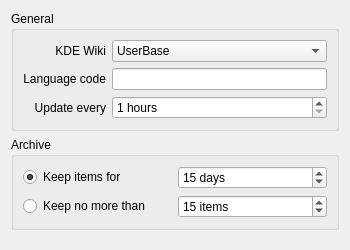
<?xml version="1.0" encoding="UTF-8"?>
<ui version="4.0">
 <class>menuConfig</class>
 <widget class="QWidget" name="menuConfig">
  <property name="geometry">
   <rect>
    <x>0</x>
    <y>0</y>
    <width>350</width>
    <height>250</height>
   </rect>
  </property>
  <layout class="QVBoxLayout" name="verticalLayout">
   <item>
    <widget class="QGroupBox" name="groupBox">
     <property name="title">
      <string>General</string>
     </property>
     <layout class="QGridLayout" name="gridLayout_2">
      <item row="0" column="0">
       <widget class="QLabel" name="label_2">
        <property name="text">
         <string>KDE Wiki</string>
        </property>
        <property name="alignment">
         <set>Qt::AlignRight|Qt::AlignTrailing|Qt::AlignVCenter</set>
        </property>
       </widget>
      </item>
      <item row="0" column="1">
       <widget class="QComboBox" name="kcfg_wiki">
        <item>
         <property name="text">
          <string>UserBase</string>
         </property>
        </item>
        <item>
         <property name="text">
          <string>TechBase</string>
         </property>
        </item>
       </widget>
      </item>
      <item row="1" column="0">
       <widget class="QLabel" name="label_3">
        <property name="text">
         <string>Language code</string>
        </property>
        <property name="alignment">
         <set>Qt::AlignRight|Qt::AlignTrailing|Qt::AlignVCenter</set>
        </property>
       </widget>
      </item>
      <item row="1" column="1">
       <widget class="QLineEdit" name="kcfg_language">
        <property name="text">
         <string/>
        </property>
       </widget>
      </item>
      <item row="2" column="0">
       <widget class="QLabel" name="label">
        <property name="text">
         <string>Update every</string>
        </property>
        <property name="alignment">
         <set>Qt::AlignRight|Qt::AlignTrailing|Qt::AlignVCenter</set>
        </property>
       </widget>
      </item>
      <item row="2" column="1">
       <widget class="QSpinBox" name="kcfg_updateInterval">
        <property name="suffix">
         <string> hours</string>
        </property>
        <property name="minimum">
         <number>1</number>
        </property>
        <property name="maximum">
         <number>24</number>
        </property>
       </widget>
      </item>
     </layout>
    </widget>
   </item>
   <item>
    <widget class="QGroupBox" name="groupBox_2">
     <property name="title">
      <string>Archive</string>
     </property>
     <layout class="QGridLayout" name="gridLayout">
      <item row="0" column="0">
       <widget class="QRadioButton" name="kcfg_keepForDays">
        <property name="text">
         <string>Keep items for</string>
        </property>
        <property name="checked">
         <bool>true</bool>
        </property>
       </widget>
      </item>
      <item row="0" column="1">
       <widget class="QSpinBox" name="kcfg_keepForDaysNumber">
        <property name="suffix">
         <string> days</string>
        </property>
        <property name="minimum">
         <number>7</number>
        </property>
        <property name="maximum">
         <number>60</number>
        </property>
        <property name="value">
         <number>15</number>
        </property>
       </widget>
      </item>
      <item row="1" column="0">
       <widget class="QRadioButton" name="kcfg_keepMaxItems">
        <property name="text">
         <string>Keep no more than</string>
        </property>
       </widget>
      </item>
      <item row="1" column="1">
       <widget class="QSpinBox" name="kcfg_keepMaxItemsNumber">
        <property name="suffix">
         <string> items</string>
        </property>
        <property name="minimum">
         <number>5</number>
        </property>
        <property name="maximum">
         <number>50</number>
        </property>
        <property name="value">
         <number>15</number>
        </property>
       </widget>
      </item>
     </layout>
    </widget>
   </item>
   <item>
    <spacer name="verticalSpacer">
     <property name="orientation">
      <enum>Qt::Vertical</enum>
     </property>
     <property name="sizeHint" stdset="0">
      <size>
       <width>20</width>
       <height>40</height>
      </size>
     </property>
    </spacer>
   </item>
  </layout>
 </widget>
 <resources/>
 <connections/>
</ui>
